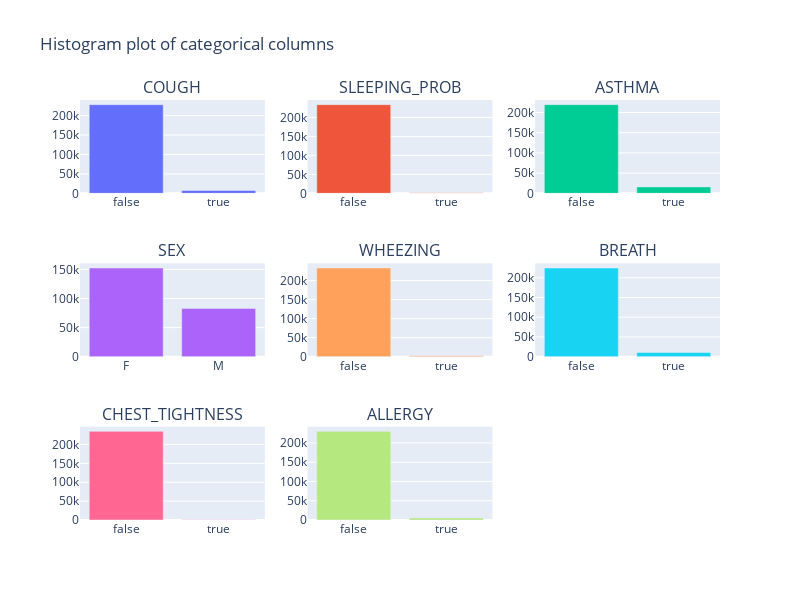

Notebook cell for this chart:
### Code cell
n_cols = 3
n_rows = n_rows = int(np.ceil(len(categorical_a.copy()) / n_cols))

"""Histogram using plotly"""
fig = make_subplots(rows=n_rows, cols=n_cols,
                    subplot_titles=tuple(categorical_a.copy()))

for i, col in enumerate(categorical_a.copy()):
    counts = data_dict['A'][col].value_counts()
    fig.add_trace(go.Bar(name=col, x=counts.index, y=counts.values), 
                  row=i//n_cols + 1,
                  col=i%n_cols + 1)

fig.update_layout(title="Histogram plot of categorical columns",
                 height=600,
                 width=800,
                 showlegend=False)

### Figure 1 — Plotly figure (JSON) as saved in the notebook; plotly's stock layout.template omitted (floating-point values rounded to 4 significant figures)
{"data": [{"name": "COUGH", "type": "bar", "x": [false, true], "xaxis": "x", "y": [228116, 7280], "yaxis": "y"}, {"name": "SLEEPING_PROB", "type": "bar", "x": [false, true], "xaxis": "x2", "y": [233764, 1632], "yaxis": "y2"}, {"name": "ASTHMA", "type": "bar", "x": [false, true], "xaxis": "x3", "y": [219417, 15979], "yaxis": "y3"}, {"name": "SEX", "type": "bar", "x": ["F", "M"], "xaxis": "x4", "y": [152437, 82959], "yaxis": "y4"}, {"name": "WHEEZING", "type": "bar", "x": [false, true], "xaxis": "x5", "y": [232933, 2463], "yaxis": "y5"}, {"name": "BREATH", "type": "bar", "x": [false, true], "xaxis": "x6", "y": [224873, 10523], "yaxis": "y6"}, {"name": "CHEST_TIGHTNESS", "type": "bar", "x": [false, true], "xaxis": "x7", "y": [234676, 720], "yaxis": "y7"}, {"name": "ALLERGY", "type": "bar", "x": [false, true], "xaxis": "x8", "y": [230109, 5287], "yaxis": "y8"}], "layout": {"annotations": [{"font": {"size": 16}, "showarrow": false, "text": "COUGH", "x": 0.1444, "xanchor": "center", "xref": "paper", "y": 1, "yanchor": "bottom", "yref": "paper"}, {"font": {"size": 16}, "showarrow": false, "text": "SLEEPING_PROB", "x": 0.5, "xanchor": "center", "xref": "paper", "y": 1, "yanchor": "bottom", "yref": "paper"}, {"font": {"size": 16}, "showarrow": false, "text": "ASTHMA", "x": 0.8556, "xanchor": "center", "xref": "paper", "y": 1, "yanchor": "bottom", "yref": "paper"}, {"font": {"size": 16}, "showarrow": false, "text": "SEX", "x": 0.1444, "xanchor": "center", "xref": "paper", "y": 0.6111, "yanchor": "bottom", "yref": "paper"}, {"font": {"size": 16}, "showarrow": false, "text": "WHEEZING", "x": 0.5, "xanchor": "center", "xref": "paper", "y": 0.6111, "yanchor": "bottom", "yref": "paper"}, {"font": {"size": 16}, "showarrow": false, "text": "BREATH", "x": 0.8556, "xanchor": "center", "xref": "paper", "y": 0.6111, "yanchor": "bottom", "yref": "paper"}, {"font": {"size": 16}, "showarrow": false, "text": "CHEST_TIGHTNESS", "x": 0.1444, "xanchor": "center", "xref": "paper", "y": 0.2222, "yanchor": "bottom", "yref": "paper"}, {"font": {"size": 16}, "showarrow": false, "text": "ALLERGY", "x": 0.5, "xanchor": "center", "xref": "paper", "y": 0.2222, "yanchor": "bottom", "yref": "paper"}], "height": 600, "showlegend": false, "title": {"text": "Histogram plot of categorical columns"}, "width": 800, "xaxis": {"anchor": "y", "domain": [0, 0.2889]}, "xaxis2": {"anchor": "y2", "domain": [0.3556, 0.6444]}, "xaxis3": {"anchor": "y3", "domain": [0.7111, 1]}, "xaxis4": {"anchor": "y4", "domain": [0, 0.2889]}, "xaxis5": {"anchor": "y5", "domain": [0.3556, 0.6444]}, "xaxis6": {"anchor": "y6", "domain": [0.7111, 1]}, "xaxis7": {"anchor": "y7", "domain": [0, 0.2889]}, "xaxis8": {"anchor": "y8", "domain": [0.3556, 0.6444]}, "xaxis9": {"anchor": "y9", "domain": [0.7111, 1]}, "yaxis": {"anchor": "x", "domain": [0.7778, 1]}, "yaxis2": {"anchor": "x2", "domain": [0.7778, 1]}, "yaxis3": {"anchor": "x3", "domain": [0.7778, 1]}, "yaxis4": {"anchor": "x4", "domain": [0.3889, 0.6111]}, "yaxis5": {"anchor": "x5", "domain": [0.3889, 0.6111]}, "yaxis6": {"anchor": "x6", "domain": [0.3889, 0.6111]}, "yaxis7": {"anchor": "x7", "domain": [0, 0.2222]}, "yaxis8": {"anchor": "x8", "domain": [0, 0.2222]}, "yaxis9": {"anchor": "x9", "domain": [0, 0.2222]}}}
